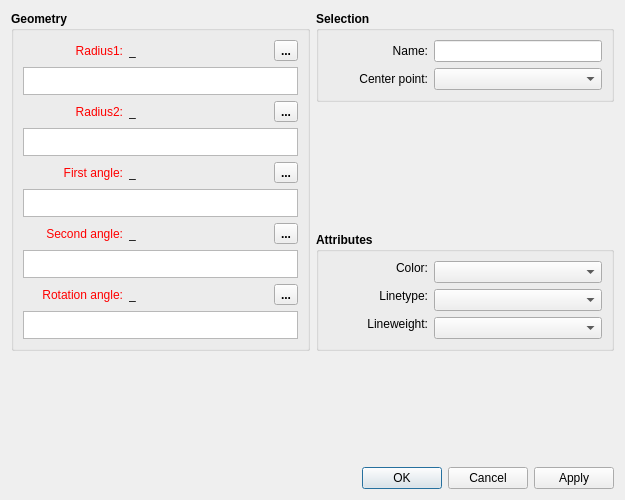
<?xml version="1.0" encoding="UTF-8"?>
<ui version="4.0">
 <class>DialogEllipticalArc</class>
 <widget class="QDialog" name="DialogEllipticalArc">
  <property name="geometry">
   <rect>
    <x>0</x>
    <y>0</y>
    <width>625</width>
    <height>500</height>
   </rect>
  </property>
  <property name="minimumSize">
   <size>
    <width>540</width>
    <height>500</height>
   </size>
  </property>
  <property name="windowTitle">
   <string>Arc - Elliptical</string>
  </property>
  <property name="windowIcon">
   <iconset resource="../../../vmisc/share/resources/icon.qrc">
    <normaloff>:/icon/64x64/icon64x64.png</normaloff>:/icon/64x64/icon64x64.png</iconset>
  </property>
  <property name="modal">
   <bool>true</bool>
  </property>
  <layout class="QVBoxLayout" name="verticalLayout">
   <item>
    <layout class="QHBoxLayout" name="horizontalLayout">
     <item>
      <widget class="QGroupBox" name="geometry_GroupBox">
       <property name="sizePolicy">
        <sizepolicy hsizetype="Expanding" vsizetype="Expanding">
         <horstretch>0</horstretch>
         <verstretch>0</verstretch>
        </sizepolicy>
       </property>
       <property name="font">
        <font>
         <pointsize>9</pointsize>
         <bold>true</bold>
        </font>
       </property>
       <property name="title">
        <string>Geometry</string>
       </property>
       <layout class="QVBoxLayout" name="verticalLayout_2">
        <item>
         <layout class="QHBoxLayout" name="horizontalLayout_5">
          <item alignment="Qt::AlignLeft">
           <widget class="QLabel" name="labelEditRadius1">
            <property name="sizePolicy">
             <sizepolicy hsizetype="Preferred" vsizetype="Preferred">
              <horstretch>0</horstretch>
              <verstretch>0</verstretch>
             </sizepolicy>
            </property>
            <property name="minimumSize">
             <size>
              <width>100</width>
              <height>0</height>
             </size>
            </property>
            <property name="palette">
             <palette>
              <active>
               <colorrole role="WindowText">
                <brush brushstyle="SolidPattern">
                 <color alpha="255">
                  <red>255</red>
                  <green>0</green>
                  <blue>0</blue>
                 </color>
                </brush>
               </colorrole>
              </active>
              <inactive>
               <colorrole role="WindowText">
                <brush brushstyle="SolidPattern">
                 <color alpha="255">
                  <red>255</red>
                  <green>0</green>
                  <blue>0</blue>
                 </color>
                </brush>
               </colorrole>
              </inactive>
              <disabled>
               <colorrole role="WindowText">
                <brush brushstyle="SolidPattern">
                 <color alpha="255">
                  <red>159</red>
                  <green>158</green>
                  <blue>158</blue>
                 </color>
                </brush>
               </colorrole>
              </disabled>
             </palette>
            </property>
            <property name="font">
             <font>
              <pointsize>9</pointsize>
              <bold>false</bold>
             </font>
            </property>
            <property name="text">
             <string>Radius1:</string>
            </property>
            <property name="alignment">
             <set>Qt::AlignRight|Qt::AlignTrailing|Qt::AlignVCenter</set>
            </property>
           </widget>
          </item>
          <item>
           <widget class="QLabel" name="labelResultRadius1">
            <property name="sizePolicy">
             <sizepolicy hsizetype="Fixed" vsizetype="Preferred">
              <horstretch>0</horstretch>
              <verstretch>0</verstretch>
             </sizepolicy>
            </property>
            <property name="minimumSize">
             <size>
              <width>100</width>
              <height>0</height>
             </size>
            </property>
            <property name="font">
             <font>
              <pointsize>9</pointsize>
              <bold>false</bold>
             </font>
            </property>
            <property name="toolTip">
             <string>Value</string>
            </property>
            <property name="text">
             <string notr="true">_</string>
            </property>
           </widget>
          </item>
          <item>
           <spacer name="horizontalSpacer_1">
            <property name="orientation">
             <enum>Qt::Horizontal</enum>
            </property>
            <property name="sizeHint" stdset="0">
             <size>
              <width>10</width>
              <height>20</height>
             </size>
            </property>
           </spacer>
          </item>
          <item alignment="Qt::AlignRight">
           <widget class="QToolButton" name="toolButtonExprRadius1">
            <property name="toolTip">
             <string>Formula wizard</string>
            </property>
            <property name="text">
             <string notr="true">...</string>
            </property>
            <property name="icon">
             <iconset resource="../../../vmisc/share/resources/icon.qrc">
              <normaloff>:/tsvg/seamly/fx.tsvg</normaloff>:/tsvg/seamly/fx.tsvg</iconset>
            </property>
            <property name="iconSize">
             <size>
              <width>24</width>
              <height>24</height>
             </size>
            </property>
           </widget>
          </item>
         </layout>
        </item>
        <item>
         <widget class="ExpandingTextEdit" name="plainTextEditRadius1">
          <property name="sizePolicy">
           <sizepolicy hsizetype="Expanding" vsizetype="Preferred">
            <horstretch>0</horstretch>
            <verstretch>0</verstretch>
           </sizepolicy>
          </property>
          <property name="maximumSize">
           <size>
            <width>16777215</width>
            <height>28</height>
           </size>
          </property>
          <property name="font">
           <font>
            <pointsize>9</pointsize>
            <bold>false</bold>
           </font>
          </property>
          <property name="toolTip">
           <string>Calulation</string>
          </property>
          <property name="tabChangesFocus">
           <bool>true</bool>
          </property>
         </widget>
        </item>
        <item>
         <layout class="QHBoxLayout" name="horizontalLayout_17">
          <item alignment="Qt::AlignLeft">
           <widget class="QLabel" name="labelEditRadius2">
            <property name="sizePolicy">
             <sizepolicy hsizetype="Preferred" vsizetype="Preferred">
              <horstretch>0</horstretch>
              <verstretch>0</verstretch>
             </sizepolicy>
            </property>
            <property name="minimumSize">
             <size>
              <width>100</width>
              <height>0</height>
             </size>
            </property>
            <property name="palette">
             <palette>
              <active>
               <colorrole role="WindowText">
                <brush brushstyle="SolidPattern">
                 <color alpha="255">
                  <red>255</red>
                  <green>0</green>
                  <blue>0</blue>
                 </color>
                </brush>
               </colorrole>
              </active>
              <inactive>
               <colorrole role="WindowText">
                <brush brushstyle="SolidPattern">
                 <color alpha="255">
                  <red>255</red>
                  <green>0</green>
                  <blue>0</blue>
                 </color>
                </brush>
               </colorrole>
              </inactive>
              <disabled>
               <colorrole role="WindowText">
                <brush brushstyle="SolidPattern">
                 <color alpha="255">
                  <red>159</red>
                  <green>158</green>
                  <blue>158</blue>
                 </color>
                </brush>
               </colorrole>
              </disabled>
             </palette>
            </property>
            <property name="font">
             <font>
              <pointsize>9</pointsize>
              <bold>false</bold>
             </font>
            </property>
            <property name="text">
             <string>Radius2:</string>
            </property>
            <property name="alignment">
             <set>Qt::AlignRight|Qt::AlignTrailing|Qt::AlignVCenter</set>
            </property>
           </widget>
          </item>
          <item>
           <widget class="QLabel" name="labelResultRadius2">
            <property name="sizePolicy">
             <sizepolicy hsizetype="Fixed" vsizetype="Preferred">
              <horstretch>0</horstretch>
              <verstretch>0</verstretch>
             </sizepolicy>
            </property>
            <property name="minimumSize">
             <size>
              <width>100</width>
              <height>0</height>
             </size>
            </property>
            <property name="font">
             <font>
              <pointsize>9</pointsize>
              <bold>false</bold>
             </font>
            </property>
            <property name="toolTip">
             <string>Value</string>
            </property>
            <property name="text">
             <string notr="true">_</string>
            </property>
           </widget>
          </item>
          <item>
           <spacer name="horizontalSpacer_9">
            <property name="orientation">
             <enum>Qt::Horizontal</enum>
            </property>
            <property name="sizeHint" stdset="0">
             <size>
              <width>10</width>
              <height>20</height>
             </size>
            </property>
           </spacer>
          </item>
          <item alignment="Qt::AlignRight">
           <widget class="QToolButton" name="toolButtonExprRadius2">
            <property name="toolTip">
             <string>Formula wizard</string>
            </property>
            <property name="text">
             <string notr="true">...</string>
            </property>
            <property name="icon">
             <iconset resource="../../../vmisc/share/resources/icon.qrc">
              <normaloff>:/tsvg/seamly/fx.tsvg</normaloff>:/tsvg/seamly/fx.tsvg</iconset>
            </property>
            <property name="iconSize">
             <size>
              <width>24</width>
              <height>24</height>
             </size>
            </property>
           </widget>
          </item>
         </layout>
        </item>
        <item>
         <widget class="ExpandingTextEdit" name="plainTextEditRadius2">
          <property name="sizePolicy">
           <sizepolicy hsizetype="Expanding" vsizetype="Preferred">
            <horstretch>0</horstretch>
            <verstretch>0</verstretch>
           </sizepolicy>
          </property>
          <property name="maximumSize">
           <size>
            <width>16777215</width>
            <height>28</height>
           </size>
          </property>
          <property name="font">
           <font>
            <pointsize>9</pointsize>
            <bold>false</bold>
           </font>
          </property>
          <property name="toolTip">
           <string>Calulation</string>
          </property>
          <property name="tabChangesFocus">
           <bool>true</bool>
          </property>
         </widget>
        </item>
        <item>
         <layout class="QHBoxLayout" name="horizontalLayout_10">
          <item alignment="Qt::AlignLeft">
           <widget class="QLabel" name="labelEditF1">
            <property name="sizePolicy">
             <sizepolicy hsizetype="Preferred" vsizetype="Preferred">
              <horstretch>0</horstretch>
              <verstretch>0</verstretch>
             </sizepolicy>
            </property>
            <property name="minimumSize">
             <size>
              <width>100</width>
              <height>0</height>
             </size>
            </property>
            <property name="palette">
             <palette>
              <active>
               <colorrole role="WindowText">
                <brush brushstyle="SolidPattern">
                 <color alpha="255">
                  <red>255</red>
                  <green>0</green>
                  <blue>0</blue>
                 </color>
                </brush>
               </colorrole>
              </active>
              <inactive>
               <colorrole role="WindowText">
                <brush brushstyle="SolidPattern">
                 <color alpha="255">
                  <red>255</red>
                  <green>0</green>
                  <blue>0</blue>
                 </color>
                </brush>
               </colorrole>
              </inactive>
              <disabled>
               <colorrole role="WindowText">
                <brush brushstyle="SolidPattern">
                 <color alpha="255">
                  <red>159</red>
                  <green>158</green>
                  <blue>158</blue>
                 </color>
                </brush>
               </colorrole>
              </disabled>
             </palette>
            </property>
            <property name="font">
             <font>
              <pointsize>9</pointsize>
              <bold>false</bold>
             </font>
            </property>
            <property name="text">
             <string>First angle:</string>
            </property>
            <property name="alignment">
             <set>Qt::AlignRight|Qt::AlignTrailing|Qt::AlignVCenter</set>
            </property>
           </widget>
          </item>
          <item>
           <widget class="QLabel" name="labelResultF1">
            <property name="sizePolicy">
             <sizepolicy hsizetype="Fixed" vsizetype="Preferred">
              <horstretch>0</horstretch>
              <verstretch>0</verstretch>
             </sizepolicy>
            </property>
            <property name="minimumSize">
             <size>
              <width>100</width>
              <height>0</height>
             </size>
            </property>
            <property name="font">
             <font>
              <pointsize>9</pointsize>
              <bold>false</bold>
             </font>
            </property>
            <property name="toolTip">
             <string>Value</string>
            </property>
            <property name="text">
             <string notr="true">_</string>
            </property>
           </widget>
          </item>
          <item>
           <spacer name="horizontalSpacer_6">
            <property name="orientation">
             <enum>Qt::Horizontal</enum>
            </property>
            <property name="sizeHint" stdset="0">
             <size>
              <width>10</width>
              <height>20</height>
             </size>
            </property>
           </spacer>
          </item>
          <item alignment="Qt::AlignRight">
           <widget class="QToolButton" name="toolButtonExprF1">
            <property name="toolTip">
             <string>Formula wizard</string>
            </property>
            <property name="text">
             <string notr="true">...</string>
            </property>
            <property name="icon">
             <iconset resource="../../../vmisc/share/resources/icon.qrc">
              <normaloff>:/tsvg/seamly/fx.tsvg</normaloff>:/tsvg/seamly/fx.tsvg</iconset>
            </property>
            <property name="iconSize">
             <size>
              <width>24</width>
              <height>24</height>
             </size>
            </property>
           </widget>
          </item>
         </layout>
        </item>
        <item>
         <widget class="ExpandingTextEdit" name="plainTextEditF1">
          <property name="sizePolicy">
           <sizepolicy hsizetype="Expanding" vsizetype="Preferred">
            <horstretch>0</horstretch>
            <verstretch>0</verstretch>
           </sizepolicy>
          </property>
          <property name="maximumSize">
           <size>
            <width>16777215</width>
            <height>28</height>
           </size>
          </property>
          <property name="font">
           <font>
            <pointsize>9</pointsize>
            <bold>false</bold>
           </font>
          </property>
          <property name="tabChangesFocus">
           <bool>true</bool>
          </property>
         </widget>
        </item>
        <item>
         <layout class="QHBoxLayout" name="horizontalLayout_12">
          <item alignment="Qt::AlignLeft">
           <widget class="QLabel" name="labelEditF2">
            <property name="sizePolicy">
             <sizepolicy hsizetype="Preferred" vsizetype="Preferred">
              <horstretch>0</horstretch>
              <verstretch>0</verstretch>
             </sizepolicy>
            </property>
            <property name="minimumSize">
             <size>
              <width>100</width>
              <height>0</height>
             </size>
            </property>
            <property name="palette">
             <palette>
              <active>
               <colorrole role="WindowText">
                <brush brushstyle="SolidPattern">
                 <color alpha="255">
                  <red>255</red>
                  <green>0</green>
                  <blue>0</blue>
                 </color>
                </brush>
               </colorrole>
              </active>
              <inactive>
               <colorrole role="WindowText">
                <brush brushstyle="SolidPattern">
                 <color alpha="255">
                  <red>255</red>
                  <green>0</green>
                  <blue>0</blue>
                 </color>
                </brush>
               </colorrole>
              </inactive>
              <disabled>
               <colorrole role="WindowText">
                <brush brushstyle="SolidPattern">
                 <color alpha="255">
                  <red>159</red>
                  <green>158</green>
                  <blue>158</blue>
                 </color>
                </brush>
               </colorrole>
              </disabled>
             </palette>
            </property>
            <property name="font">
             <font>
              <pointsize>9</pointsize>
              <bold>false</bold>
             </font>
            </property>
            <property name="text">
             <string>Second angle:</string>
            </property>
            <property name="alignment">
             <set>Qt::AlignRight|Qt::AlignTrailing|Qt::AlignVCenter</set>
            </property>
           </widget>
          </item>
          <item>
           <widget class="QLabel" name="labelResultF2">
            <property name="sizePolicy">
             <sizepolicy hsizetype="Fixed" vsizetype="Preferred">
              <horstretch>0</horstretch>
              <verstretch>0</verstretch>
             </sizepolicy>
            </property>
            <property name="minimumSize">
             <size>
              <width>100</width>
              <height>0</height>
             </size>
            </property>
            <property name="font">
             <font>
              <pointsize>9</pointsize>
              <bold>false</bold>
             </font>
            </property>
            <property name="toolTip">
             <string>Value</string>
            </property>
            <property name="text">
             <string notr="true">_</string>
            </property>
           </widget>
          </item>
          <item>
           <spacer name="horizontalSpacer_7">
            <property name="orientation">
             <enum>Qt::Horizontal</enum>
            </property>
            <property name="sizeHint" stdset="0">
             <size>
              <width>10</width>
              <height>20</height>
             </size>
            </property>
           </spacer>
          </item>
          <item alignment="Qt::AlignRight">
           <widget class="QToolButton" name="toolButtonExprF2">
            <property name="toolTip">
             <string>Formula wizard</string>
            </property>
            <property name="text">
             <string notr="true">...</string>
            </property>
            <property name="icon">
             <iconset resource="../../../vmisc/share/resources/icon.qrc">
              <normaloff>:/tsvg/seamly/fx.tsvg</normaloff>:/tsvg/seamly/fx.tsvg</iconset>
            </property>
            <property name="iconSize">
             <size>
              <width>24</width>
              <height>24</height>
             </size>
            </property>
           </widget>
          </item>
         </layout>
        </item>
        <item>
         <widget class="ExpandingTextEdit" name="plainTextEditF2">
          <property name="sizePolicy">
           <sizepolicy hsizetype="Expanding" vsizetype="Preferred">
            <horstretch>0</horstretch>
            <verstretch>0</verstretch>
           </sizepolicy>
          </property>
          <property name="maximumSize">
           <size>
            <width>16777215</width>
            <height>28</height>
           </size>
          </property>
          <property name="font">
           <font>
            <pointsize>9</pointsize>
            <bold>false</bold>
           </font>
          </property>
          <property name="tabChangesFocus">
           <bool>true</bool>
          </property>
         </widget>
        </item>
        <item>
         <layout class="QHBoxLayout" name="horizontalLayout_14">
          <item alignment="Qt::AlignLeft">
           <widget class="QLabel" name="labelEditRotationAngle">
            <property name="sizePolicy">
             <sizepolicy hsizetype="Preferred" vsizetype="Preferred">
              <horstretch>0</horstretch>
              <verstretch>0</verstretch>
             </sizepolicy>
            </property>
            <property name="minimumSize">
             <size>
              <width>100</width>
              <height>0</height>
             </size>
            </property>
            <property name="palette">
             <palette>
              <active>
               <colorrole role="WindowText">
                <brush brushstyle="SolidPattern">
                 <color alpha="255">
                  <red>255</red>
                  <green>0</green>
                  <blue>0</blue>
                 </color>
                </brush>
               </colorrole>
              </active>
              <inactive>
               <colorrole role="WindowText">
                <brush brushstyle="SolidPattern">
                 <color alpha="255">
                  <red>255</red>
                  <green>0</green>
                  <blue>0</blue>
                 </color>
                </brush>
               </colorrole>
              </inactive>
              <disabled>
               <colorrole role="WindowText">
                <brush brushstyle="SolidPattern">
                 <color alpha="255">
                  <red>159</red>
                  <green>158</green>
                  <blue>158</blue>
                 </color>
                </brush>
               </colorrole>
              </disabled>
             </palette>
            </property>
            <property name="font">
             <font>
              <pointsize>9</pointsize>
              <bold>false</bold>
             </font>
            </property>
            <property name="text">
             <string>Rotation angle:</string>
            </property>
            <property name="alignment">
             <set>Qt::AlignRight|Qt::AlignTrailing|Qt::AlignVCenter</set>
            </property>
           </widget>
          </item>
          <item>
           <widget class="QLabel" name="labelResultRotationAngle">
            <property name="sizePolicy">
             <sizepolicy hsizetype="Fixed" vsizetype="Preferred">
              <horstretch>0</horstretch>
              <verstretch>0</verstretch>
             </sizepolicy>
            </property>
            <property name="minimumSize">
             <size>
              <width>100</width>
              <height>0</height>
             </size>
            </property>
            <property name="font">
             <font>
              <pointsize>9</pointsize>
              <bold>false</bold>
             </font>
            </property>
            <property name="toolTip">
             <string>Value</string>
            </property>
            <property name="text">
             <string notr="true">_</string>
            </property>
           </widget>
          </item>
          <item>
           <spacer name="horizontalSpacer_8">
            <property name="orientation">
             <enum>Qt::Horizontal</enum>
            </property>
            <property name="sizeHint" stdset="0">
             <size>
              <width>10</width>
              <height>20</height>
             </size>
            </property>
           </spacer>
          </item>
          <item alignment="Qt::AlignRight">
           <widget class="QToolButton" name="toolButtonExprRotationAngle">
            <property name="toolTip">
             <string>Formula wizard</string>
            </property>
            <property name="text">
             <string notr="true">...</string>
            </property>
            <property name="icon">
             <iconset resource="../../../vmisc/share/resources/icon.qrc">
              <normaloff>:/tsvg/seamly/fx.tsvg</normaloff>:/tsvg/seamly/fx.tsvg</iconset>
            </property>
            <property name="iconSize">
             <size>
              <width>24</width>
              <height>24</height>
             </size>
            </property>
           </widget>
          </item>
         </layout>
        </item>
        <item>
         <widget class="ExpandingTextEdit" name="plainTextEditRotationAngle">
          <property name="sizePolicy">
           <sizepolicy hsizetype="Expanding" vsizetype="Preferred">
            <horstretch>0</horstretch>
            <verstretch>0</verstretch>
           </sizepolicy>
          </property>
          <property name="maximumSize">
           <size>
            <width>16777215</width>
            <height>28</height>
           </size>
          </property>
          <property name="font">
           <font>
            <pointsize>9</pointsize>
            <bold>false</bold>
           </font>
          </property>
          <property name="tabChangesFocus">
           <bool>true</bool>
          </property>
         </widget>
        </item>
       </layout>
      </widget>
     </item>
     <item>
      <layout class="QVBoxLayout" name="verticalLayout_3">
       <item>
        <widget class="QGroupBox" name="selection_GroupBox">
         <property name="sizePolicy">
          <sizepolicy hsizetype="Expanding" vsizetype="Preferred">
           <horstretch>0</horstretch>
           <verstretch>0</verstretch>
          </sizepolicy>
         </property>
         <property name="minimumSize">
          <size>
           <width>0</width>
           <height>80</height>
          </size>
         </property>
         <property name="font">
          <font>
           <pointsize>9</pointsize>
           <bold>true</bold>
          </font>
         </property>
         <property name="title">
          <string>Selection</string>
         </property>
         <layout class="QFormLayout" name="formLayout">
          <item row="0" column="0">
           <widget class="QLabel" name="name_Label">
            <property name="minimumSize">
             <size>
              <width>100</width>
              <height>0</height>
             </size>
            </property>
            <property name="font">
             <font>
              <pointsize>9</pointsize>
              <bold>false</bold>
             </font>
            </property>
            <property name="text">
             <string>Name:</string>
            </property>
            <property name="alignment">
             <set>Qt::AlignRight|Qt::AlignTrailing|Qt::AlignVCenter</set>
            </property>
           </widget>
          </item>
          <item row="0" column="1">
           <widget class="QLineEdit" name="name_LineEdit">
            <property name="minimumSize">
             <size>
              <width>80</width>
              <height>0</height>
             </size>
            </property>
            <property name="font">
             <font>
              <pointsize>9</pointsize>
              <bold>false</bold>
             </font>
            </property>
            <property name="focusPolicy">
             <enum>Qt::NoFocus</enum>
            </property>
            <property name="readOnly">
             <bool>true</bool>
            </property>
           </widget>
          </item>
          <item row="1" column="0">
           <widget class="QLabel" name="centerPoint_Label">
            <property name="sizePolicy">
             <sizepolicy hsizetype="Fixed" vsizetype="Preferred">
              <horstretch>0</horstretch>
              <verstretch>0</verstretch>
             </sizepolicy>
            </property>
            <property name="minimumSize">
             <size>
              <width>100</width>
              <height>0</height>
             </size>
            </property>
            <property name="font">
             <font>
              <pointsize>9</pointsize>
              <bold>false</bold>
             </font>
            </property>
            <property name="text">
             <string>Center point:</string>
            </property>
            <property name="alignment">
             <set>Qt::AlignRight|Qt::AlignTrailing|Qt::AlignVCenter</set>
            </property>
           </widget>
          </item>
          <item row="1" column="1">
           <widget class="QComboBox" name="centerPoint_ComboBox">
            <property name="minimumSize">
             <size>
              <width>80</width>
              <height>0</height>
             </size>
            </property>
            <property name="font">
             <font>
              <pointsize>9</pointsize>
              <bold>false</bold>
             </font>
            </property>
            <property name="toolTip">
             <string>Select center point of the arc</string>
            </property>
           </widget>
          </item>
         </layout>
        </widget>
       </item>
       <item>
        <spacer name="verticalSpacer_2">
         <property name="orientation">
          <enum>Qt::Vertical</enum>
         </property>
         <property name="sizeHint" stdset="0">
          <size>
           <width>20</width>
           <height>40</height>
          </size>
         </property>
        </spacer>
       </item>
       <item>
        <widget class="QGroupBox" name="attributes_GroupBox_2">
         <property name="minimumSize">
          <size>
           <width>240</width>
           <height>0</height>
          </size>
         </property>
         <property name="font">
          <font>
           <pointsize>9</pointsize>
           <bold>true</bold>
          </font>
         </property>
         <property name="title">
          <string>Attributes</string>
         </property>
         <layout class="QFormLayout" name="formLayout_2">
          <item row="0" column="0">
           <widget class="QLabel" name="lineColor_Label">
            <property name="sizePolicy">
             <sizepolicy hsizetype="MinimumExpanding" vsizetype="Fixed">
              <horstretch>0</horstretch>
              <verstretch>0</verstretch>
             </sizepolicy>
            </property>
            <property name="minimumSize">
             <size>
              <width>100</width>
              <height>0</height>
             </size>
            </property>
            <property name="maximumSize">
             <size>
              <width>16777215</width>
              <height>16777215</height>
             </size>
            </property>
            <property name="font">
             <font>
              <pointsize>9</pointsize>
              <bold>false</bold>
             </font>
            </property>
            <property name="text">
             <string>Color:</string>
            </property>
            <property name="alignment">
             <set>Qt::AlignRight|Qt::AlignTrailing|Qt::AlignVCenter</set>
            </property>
           </widget>
          </item>
          <item row="0" column="1">
           <widget class="ColorComboBox" name="lineColor_ComboBox">
            <property name="sizePolicy">
             <sizepolicy hsizetype="Expanding" vsizetype="Fixed">
              <horstretch>0</horstretch>
              <verstretch>0</verstretch>
             </sizepolicy>
            </property>
            <property name="minimumSize">
             <size>
              <width>80</width>
              <height>0</height>
             </size>
            </property>
            <property name="font">
             <font>
              <pointsize>9</pointsize>
              <bold>false</bold>
             </font>
            </property>
           </widget>
          </item>
          <item row="1" column="0">
           <widget class="QLabel" name="lineType_Label">
            <property name="sizePolicy">
             <sizepolicy hsizetype="MinimumExpanding" vsizetype="Fixed">
              <horstretch>0</horstretch>
              <verstretch>0</verstretch>
             </sizepolicy>
            </property>
            <property name="minimumSize">
             <size>
              <width>100</width>
              <height>0</height>
             </size>
            </property>
            <property name="maximumSize">
             <size>
              <width>16777215</width>
              <height>16777215</height>
             </size>
            </property>
            <property name="font">
             <font>
              <pointsize>9</pointsize>
              <bold>false</bold>
             </font>
            </property>
            <property name="text">
             <string>Linetype:</string>
            </property>
            <property name="alignment">
             <set>Qt::AlignRight|Qt::AlignTrailing|Qt::AlignVCenter</set>
            </property>
           </widget>
          </item>
          <item row="1" column="1">
           <widget class="LineTypeComboBox" name="lineType_ComboBox">
            <property name="sizePolicy">
             <sizepolicy hsizetype="Expanding" vsizetype="Fixed">
              <horstretch>0</horstretch>
              <verstretch>0</verstretch>
             </sizepolicy>
            </property>
            <property name="minimumSize">
             <size>
              <width>80</width>
              <height>0</height>
             </size>
            </property>
            <property name="maximumSize">
             <size>
              <width>16777215</width>
              <height>16777215</height>
             </size>
            </property>
            <property name="font">
             <font>
              <pointsize>9</pointsize>
              <bold>false</bold>
             </font>
            </property>
           </widget>
          </item>
          <item row="2" column="0">
           <widget class="QLabel" name="lineWeight_Label">
            <property name="sizePolicy">
             <sizepolicy hsizetype="MinimumExpanding" vsizetype="Fixed">
              <horstretch>0</horstretch>
              <verstretch>0</verstretch>
             </sizepolicy>
            </property>
            <property name="minimumSize">
             <size>
              <width>100</width>
              <height>0</height>
             </size>
            </property>
            <property name="maximumSize">
             <size>
              <width>16777215</width>
              <height>16777215</height>
             </size>
            </property>
            <property name="font">
             <font>
              <pointsize>9</pointsize>
              <bold>false</bold>
             </font>
            </property>
            <property name="text">
             <string>Lineweight:</string>
            </property>
            <property name="alignment">
             <set>Qt::AlignRight|Qt::AlignTrailing|Qt::AlignVCenter</set>
            </property>
           </widget>
          </item>
          <item row="2" column="1">
           <widget class="LineWeightComboBox" name="lineWeight_ComboBox">
            <property name="sizePolicy">
             <sizepolicy hsizetype="Expanding" vsizetype="Fixed">
              <horstretch>0</horstretch>
              <verstretch>0</verstretch>
             </sizepolicy>
            </property>
            <property name="minimumSize">
             <size>
              <width>80</width>
              <height>0</height>
             </size>
            </property>
            <property name="font">
             <font>
              <pointsize>9</pointsize>
              <bold>false</bold>
             </font>
            </property>
           </widget>
          </item>
         </layout>
        </widget>
       </item>
      </layout>
     </item>
    </layout>
   </item>
   <item>
    <spacer name="verticalSpacer">
     <property name="orientation">
      <enum>Qt::Vertical</enum>
     </property>
     <property name="sizeHint" stdset="0">
      <size>
       <width>20</width>
       <height>40</height>
      </size>
     </property>
    </spacer>
   </item>
   <item>
    <widget class="QDialogButtonBox" name="buttonBox">
     <property name="orientation">
      <enum>Qt::Horizontal</enum>
     </property>
     <property name="standardButtons">
      <set>QDialogButtonBox::Apply|QDialogButtonBox::Cancel|QDialogButtonBox::Ok</set>
     </property>
    </widget>
   </item>
  </layout>
 </widget>
 <customwidgets>
  <customwidget>
   <class>ColorComboBox</class>
   <extends>QComboBox</extends>
   <header location="global">color_combobox.h</header>
  </customwidget>
  <customwidget>
   <class>LineTypeComboBox</class>
   <extends>QComboBox</extends>
   <header location="global">linetype_combobox.h</header>
  </customwidget>
  <customwidget>
   <class>LineWeightComboBox</class>
   <extends>QComboBox</extends>
   <header location="global">lineweight_combobox.h</header>
  </customwidget>
  <customwidget>
   <class>ExpandingTextEdit</class>
   <extends>QPlainTextEdit</extends>
   <header>expandingtextedit.h</header>
  </customwidget>
 </customwidgets>
 <tabstops>
  <tabstop>toolButtonExprRadius1</tabstop>
  <tabstop>plainTextEditRadius1</tabstop>
  <tabstop>toolButtonExprRadius2</tabstop>
  <tabstop>plainTextEditRadius2</tabstop>
  <tabstop>toolButtonExprF1</tabstop>
  <tabstop>plainTextEditF1</tabstop>
  <tabstop>toolButtonExprF2</tabstop>
  <tabstop>plainTextEditF2</tabstop>
  <tabstop>toolButtonExprRotationAngle</tabstop>
  <tabstop>plainTextEditRotationAngle</tabstop>
  <tabstop>centerPoint_ComboBox</tabstop>
  <tabstop>lineColor_ComboBox</tabstop>
  <tabstop>lineType_ComboBox</tabstop>
  <tabstop>lineWeight_ComboBox</tabstop>
 </tabstops>
 <resources>
  <include location="../../../vmisc/share/resources/icon.qrc"/>
 </resources>
 <connections/>
</ui>
